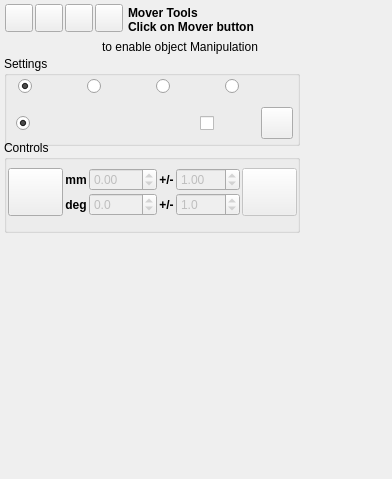
<?xml version="1.0" encoding="UTF-8"?>
<ui version="4.0">
 <class>DockWidget</class>
 <widget class="QDockWidget" name="DockWidget">
  <property name="geometry">
   <rect>
    <x>0</x>
    <y>0</y>
    <width>392</width>
    <height>479</height>
   </rect>
  </property>
  <property name="windowIcon">
   <iconset>
    <normaloff>Move_purple.png</normaloff>Move_purple.png</iconset>
  </property>
  <property name="toolTip">
   <string notr="true">Mover Tools</string>
  </property>
  <property name="layoutDirection">
   <enum>Qt::LeftToRight</enum>
  </property>
  <property name="features">
   <set>QDockWidget::DockWidgetFloatable|QDockWidget::DockWidgetMovable</set>
  </property>
  <property name="allowedAreas">
   <set>Qt::LeftDockWidgetArea|Qt::RightDockWidgetArea</set>
  </property>
  <property name="windowTitle">
   <string notr="true" extracomment="kicad StepUp 3D tools">Mover Tools</string>
  </property>
  <widget class="QWidget" name="dockWidgetContents">
   <widget class="QWidget" name="horizontalLayoutWidget">
    <property name="geometry">
     <rect>
      <x>5</x>
      <y>0</y>
      <width>120</width>
      <height>36</height>
     </rect>
    </property>
    <layout class="QHBoxLayout" name="horizontalLayout">
     <property name="spacing">
      <number>2</number>
     </property>
     <item>
      <widget class="QPushButton" name="dock_float">
       <property name="maximumSize">
        <size>
         <width>28</width>
         <height>28</height>
        </size>
       </property>
       <property name="toolTip">
        <string notr="true">un-dock (floating)</string>
       </property>
       <property name="text">
        <string notr="true"/>
       </property>
       <property name="icon">
        <iconset>
         <normaloff>un_dock.png</normaloff>un_dock.png</iconset>
       </property>
       <property name="iconSize">
        <size>
         <width>16</width>
         <height>16</height>
        </size>
       </property>
      </widget>
     </item>
     <item>
      <widget class="QPushButton" name="dock_minimize">
       <property name="maximumSize">
        <size>
         <width>28</width>
         <height>28</height>
        </size>
       </property>
       <property name="toolTip">
        <string notr="true">minimize</string>
       </property>
       <property name="text">
        <string notr="true"/>
       </property>
       <property name="icon">
        <iconset>
         <normaloff>minimize.png</normaloff>minimize.png</iconset>
       </property>
       <property name="iconSize">
        <size>
         <width>24</width>
         <height>24</height>
        </size>
       </property>
      </widget>
     </item>
     <item>
      <widget class="QPushButton" name="Help_Mover">
       <property name="minimumSize">
        <size>
         <width>28</width>
         <height>28</height>
        </size>
       </property>
       <property name="maximumSize">
        <size>
         <width>28</width>
         <height>28</height>
        </size>
       </property>
       <property name="toolTip">
        <string notr="true">Help on Mover Manipulator</string>
       </property>
       <property name="text">
        <string notr="true"/>
       </property>
       <property name="icon">
        <iconset>
         <normaloff>help.png</normaloff>help.png</iconset>
       </property>
       <property name="iconSize">
        <size>
         <width>24</width>
         <height>24</height>
        </size>
       </property>
       <property name="checkable">
        <bool>false</bool>
       </property>
       <property name="checked">
        <bool>false</bool>
       </property>
      </widget>
     </item>
     <item>
      <widget class="QPushButton" name="close">
       <property name="maximumSize">
        <size>
         <width>28</width>
         <height>28</height>
        </size>
       </property>
       <property name="toolTip">
        <string notr="true">close</string>
       </property>
       <property name="text">
        <string notr="true"/>
       </property>
       <property name="icon">
        <iconset>
         <normaloff>closeW.png</normaloff>closeW.png</iconset>
       </property>
       <property name="iconSize">
        <size>
         <width>24</width>
         <height>24</height>
        </size>
       </property>
      </widget>
     </item>
    </layout>
   </widget>
   <widget class="QLabel" name="Label">
    <property name="geometry">
     <rect>
      <x>128</x>
      <y>2</y>
      <width>171</width>
      <height>37</height>
     </rect>
    </property>
    <property name="toolTip">
     <string notr="true">Mover Tools
Click on Mover button
to enable object Manipulation</string>
    </property>
    <property name="text">
     <string notr="true">&lt;b&gt;Mover Tools&lt;/b&gt;&lt;br/&gt;&lt;b&gt;Click on Mover button&lt;/b&gt;</string>
    </property>
   </widget>
   <widget class="QGroupBox" name="ReferenceGroup">
    <property name="geometry">
     <rect>
      <x>4</x>
      <y>56</y>
      <width>296</width>
      <height>90</height>
     </rect>
    </property>
    <property name="toolTip">
     <string notr="true">Settings</string>
    </property>
    <property name="title">
     <string notr="true">Settings</string>
    </property>
    <widget class="QWidget" name="gridLayoutWidget_7">
     <property name="geometry">
      <rect>
       <x>14</x>
       <y>12</y>
       <width>274</width>
       <height>36</height>
      </rect>
     </property>
     <layout class="QGridLayout" name="gridLayout_9">
      <property name="spacing">
       <number>2</number>
      </property>
      <item row="0" column="3">
       <widget class="QRadioButton" name="rbZ">
        <property name="minimumSize">
         <size>
          <width>64</width>
          <height>32</height>
         </size>
        </property>
        <property name="toolTip">
         <string notr="true">move/rotate on Z Axis</string>
        </property>
        <property name="text">
         <string notr="true"/>
        </property>
        <property name="icon">
         <iconset>
          <normaloff>Z-axis.png</normaloff>Z-axis.png</iconset>
        </property>
        <property name="iconSize">
         <size>
          <width>26</width>
          <height>26</height>
         </size>
        </property>
       </widget>
      </item>
      <item row="0" column="2">
       <widget class="QRadioButton" name="rbY">
        <property name="minimumSize">
         <size>
          <width>64</width>
          <height>32</height>
         </size>
        </property>
        <property name="toolTip">
         <string notr="true">move/rotate on Y Axis</string>
        </property>
        <property name="text">
         <string notr="true"/>
        </property>
        <property name="icon">
         <iconset>
          <normaloff>Y-axis.png</normaloff>Y-axis.png</iconset>
        </property>
        <property name="iconSize">
         <size>
          <width>26</width>
          <height>26</height>
         </size>
        </property>
       </widget>
      </item>
      <item row="0" column="1">
       <widget class="QRadioButton" name="rbX">
        <property name="minimumSize">
         <size>
          <width>64</width>
          <height>32</height>
         </size>
        </property>
        <property name="toolTip">
         <string notr="true">move/rotate on X Axis</string>
        </property>
        <property name="text">
         <string notr="true"/>
        </property>
        <property name="icon">
         <iconset>
          <normaloff>X-axis.png</normaloff>X-axis.png</iconset>
        </property>
        <property name="iconSize">
         <size>
          <width>26</width>
          <height>26</height>
         </size>
        </property>
        <property name="checked">
         <bool>false</bool>
        </property>
       </widget>
      </item>
      <item row="0" column="0">
       <widget class="QRadioButton" name="rbAxis">
        <property name="minimumSize">
         <size>
          <width>64</width>
          <height>32</height>
         </size>
        </property>
        <property name="toolTip">
         <string notr="true">move/rotate on Selected Axis</string>
        </property>
        <property name="text">
         <string notr="true"/>
        </property>
        <property name="icon">
         <iconset>
          <normaloff>Rotate-Axis.png</normaloff>Rotate-Axis.png</iconset>
        </property>
        <property name="iconSize">
         <size>
          <width>26</width>
          <height>26</height>
         </size>
        </property>
        <property name="checked">
         <bool>true</bool>
        </property>
       </widget>
      </item>
     </layout>
    </widget>
    <widget class="QWidget" name="gridLayoutWidget_12">
     <property name="geometry">
      <rect>
       <x>12</x>
       <y>48</y>
       <width>132</width>
       <height>38</height>
      </rect>
     </property>
     <layout class="QGridLayout" name="gridLayout_14">
      <property name="spacing">
       <number>2</number>
      </property>
      <item row="0" column="0">
       <widget class="QRadioButton" name="rbOneObj">
        <property name="minimumSize">
         <size>
          <width>64</width>
          <height>32</height>
         </size>
        </property>
        <property name="toolTip">
         <string notr="true">Single Object
select Face or Edge to Move/Rotate object</string>
        </property>
        <property name="text">
         <string notr="true"/>
        </property>
        <property name="icon">
         <iconset>
          <normaloff>one_obj.png</normaloff>one_obj.png</iconset>
        </property>
        <property name="iconSize">
         <size>
          <width>26</width>
          <height>26</height>
         </size>
        </property>
        <property name="checked">
         <bool>true</bool>
        </property>
       </widget>
      </item>
     </layout>
    </widget>
    <widget class="QWidget" name="gridLayoutWidget_13">
     <property name="geometry">
      <rect>
       <x>196</x>
       <y>48</y>
       <width>93</width>
       <height>38</height>
      </rect>
     </property>
     <layout class="QGridLayout" name="gridLayout_15">
      <property name="spacing">
       <number>2</number>
      </property>
      <item row="0" column="0">
       <widget class="QCheckBox" name="cbHierarchy">
        <property name="minimumSize">
         <size>
          <width>47</width>
          <height>32</height>
         </size>
        </property>
        <property name="maximumSize">
         <size>
          <width>64</width>
          <height>128</height>
         </size>
        </property>
        <property name="toolTip">
         <string notr="true">Move/Rotate App::Part and Body
hierarchy</string>
        </property>
        <property name="text">
         <string notr="true"/>
        </property>
        <property name="icon">
         <iconset>
          <normaloff>hierarchy.png</normaloff>hierarchy.png</iconset>
        </property>
        <property name="iconSize">
         <size>
          <width>26</width>
          <height>26</height>
         </size>
        </property>
        <property name="checked">
         <bool>false</bool>
        </property>
       </widget>
      </item>
      <item row="0" column="1">
       <widget class="QPushButton" name="ViewAlign">
        <property name="enabled">
         <bool>true</bool>
        </property>
        <property name="minimumSize">
         <size>
          <width>32</width>
          <height>32</height>
         </size>
        </property>
        <property name="maximumSize">
         <size>
          <width>32</width>
          <height>32</height>
         </size>
        </property>
        <property name="toolTip">
         <string notr="true">Align View to the selected Face</string>
        </property>
        <property name="text">
         <string notr="true"/>
        </property>
        <property name="icon">
         <iconset>
          <normaloff>face_view.png</normaloff>face_view.png</iconset>
        </property>
        <property name="iconSize">
         <size>
          <width>24</width>
          <height>24</height>
         </size>
        </property>
        <property name="checkable">
         <bool>false</bool>
        </property>
        <property name="checked">
         <bool>false</bool>
        </property>
       </widget>
      </item>
     </layout>
    </widget>
   </widget>
   <widget class="QGroupBox" name="Controls_Group">
    <property name="geometry">
     <rect>
      <x>4</x>
      <y>140</y>
      <width>296</width>
      <height>93</height>
     </rect>
    </property>
    <property name="toolTip">
     <string notr="true">Controls</string>
    </property>
    <property name="title">
     <string notr="true">Controls</string>
    </property>
    <widget class="QWidget" name="gridLayoutWidget_6">
     <property name="geometry">
      <rect>
       <x>4</x>
       <y>16</y>
       <width>289</width>
       <height>73</height>
      </rect>
     </property>
     <layout class="QGridLayout" name="gridLayout_8">
      <property name="sizeConstraint">
       <enum>QLayout::SetDefaultConstraint</enum>
      </property>
      <property name="spacing">
       <number>2</number>
      </property>
      <item row="0" column="0">
       <widget class="QPushButton" name="Confirm_Move">
        <property name="minimumSize">
         <size>
          <width>48</width>
          <height>36</height>
         </size>
        </property>
        <property name="maximumSize">
         <size>
          <width>60</width>
          <height>48</height>
         </size>
        </property>
        <property name="toolTip">
         <string notr="true">Mover button
Click it to enable
Move/Rotation</string>
        </property>
        <property name="text">
         <string notr="true"/>
        </property>
        <property name="icon">
         <iconset>
          <normaloff>Move_purple.png</normaloff>Move_purple.png</iconset>
        </property>
        <property name="iconSize">
         <size>
          <width>28</width>
          <height>28</height>
         </size>
        </property>
        <property name="checkable">
         <bool>true</bool>
        </property>
        <property name="checked">
         <bool>false</bool>
        </property>
       </widget>
      </item>
      <item row="0" column="1">
       <layout class="QGridLayout" name="gridLayout_10">
        <property name="spacing">
         <number>2</number>
        </property>
        <item row="0" column="1">
         <widget class="QDoubleSpinBox" name="DS_MoveInput">
          <property name="enabled">
           <bool>false</bool>
          </property>
          <property name="minimumSize">
           <size>
            <width>64</width>
            <height>0</height>
           </size>
          </property>
          <property name="maximumSize">
           <size>
            <width>16777215</width>
            <height>16777215</height>
           </size>
          </property>
          <property name="toolTip">
           <string notr="true">translate (+/- mm)</string>
          </property>
          <property name="decimals">
           <number>2</number>
          </property>
          <property name="minimum">
           <double>-999.000000000000000</double>
          </property>
          <property name="maximum">
           <double>999.000000000000000</double>
          </property>
         </widget>
        </item>
        <item row="1" column="0">
         <widget class="QLabel" name="label_2">
          <property name="font">
           <font>
            <weight>75</weight>
            <bold>true</bold>
           </font>
          </property>
          <property name="toolTip">
           <string notr="true"/>
          </property>
          <property name="text">
           <string notr="true">deg</string>
          </property>
          <property name="alignment">
           <set>Qt::AlignCenter</set>
          </property>
         </widget>
        </item>
        <item row="0" column="0">
         <widget class="QLabel" name="label">
          <property name="font">
           <font>
            <weight>75</weight>
            <bold>true</bold>
           </font>
          </property>
          <property name="toolTip">
           <string notr="true"/>
          </property>
          <property name="text">
           <string notr="true">mm</string>
          </property>
          <property name="alignment">
           <set>Qt::AlignCenter</set>
          </property>
         </widget>
        </item>
        <item row="1" column="1">
         <widget class="QDoubleSpinBox" name="DS_RotateInput">
          <property name="enabled">
           <bool>false</bool>
          </property>
          <property name="minimumSize">
           <size>
            <width>48</width>
            <height>0</height>
           </size>
          </property>
          <property name="toolTip">
           <string notr="true">rotate (+/- deg)</string>
          </property>
          <property name="decimals">
           <number>1</number>
          </property>
          <property name="minimum">
           <double>-180.000000000000000</double>
          </property>
          <property name="maximum">
           <double>180.000000000000000</double>
          </property>
         </widget>
        </item>
       </layout>
      </item>
      <item row="0" column="3">
       <widget class="QPushButton" name="Undo_Move">
        <property name="enabled">
         <bool>false</bool>
        </property>
        <property name="minimumSize">
         <size>
          <width>48</width>
          <height>36</height>
         </size>
        </property>
        <property name="maximumSize">
         <size>
          <width>60</width>
          <height>48</height>
         </size>
        </property>
        <property name="toolTip">
         <string notr="true">Undo last action</string>
        </property>
        <property name="text">
         <string notr="true"/>
        </property>
        <property name="icon">
         <iconset>
          <normaloff>Undo.png</normaloff>Undo.png</iconset>
        </property>
        <property name="iconSize">
         <size>
          <width>24</width>
          <height>24</height>
         </size>
        </property>
        <property name="checkable">
         <bool>false</bool>
        </property>
        <property name="checked">
         <bool>false</bool>
        </property>
       </widget>
      </item>
      <item row="0" column="2">
       <layout class="QGridLayout" name="gridLayout_11">
        <property name="spacing">
         <number>2</number>
        </property>
        <item row="0" column="1">
         <widget class="QDoubleSpinBox" name="DS_MoveInput_Delta">
          <property name="enabled">
           <bool>false</bool>
          </property>
          <property name="minimumSize">
           <size>
            <width>64</width>
            <height>0</height>
           </size>
          </property>
          <property name="maximumSize">
           <size>
            <width>16777215</width>
            <height>16777215</height>
           </size>
          </property>
          <property name="toolTip">
           <string notr="true">translation
increment</string>
          </property>
          <property name="decimals">
           <number>2</number>
          </property>
          <property name="minimum">
           <double>0.010000000000000</double>
          </property>
          <property name="maximum">
           <double>500.000000000000000</double>
          </property>
          <property name="value">
           <double>1.000000000000000</double>
          </property>
         </widget>
        </item>
        <item row="1" column="0">
         <widget class="QLabel" name="label_3">
          <property name="font">
           <font>
            <weight>75</weight>
            <bold>true</bold>
           </font>
          </property>
          <property name="toolTip">
           <string notr="true">rotation
increment</string>
          </property>
          <property name="text">
           <string notr="true">+/-</string>
          </property>
          <property name="alignment">
           <set>Qt::AlignCenter</set>
          </property>
         </widget>
        </item>
        <item row="0" column="0">
         <widget class="QLabel" name="label_4">
          <property name="font">
           <font>
            <weight>75</weight>
            <bold>true</bold>
           </font>
          </property>
          <property name="toolTip">
           <string notr="true">translation
increment</string>
          </property>
          <property name="statusTip">
           <string notr="true"/>
          </property>
          <property name="whatsThis">
           <string notr="true"/>
          </property>
          <property name="text">
           <string notr="true">+/-</string>
          </property>
          <property name="alignment">
           <set>Qt::AlignCenter</set>
          </property>
         </widget>
        </item>
        <item row="1" column="1">
         <widget class="QDoubleSpinBox" name="DS_RotateInput_Delta">
          <property name="enabled">
           <bool>false</bool>
          </property>
          <property name="minimumSize">
           <size>
            <width>48</width>
            <height>0</height>
           </size>
          </property>
          <property name="toolTip">
           <string notr="true">rotation
increment</string>
          </property>
          <property name="decimals">
           <number>1</number>
          </property>
          <property name="minimum">
           <double>0.100000000000000</double>
          </property>
          <property name="maximum">
           <double>180.000000000000000</double>
          </property>
          <property name="value">
           <double>1.000000000000000</double>
          </property>
         </widget>
        </item>
       </layout>
      </item>
     </layout>
    </widget>
   </widget>
   <widget class="QLabel" name="Label_2">
    <property name="geometry">
     <rect>
      <x>102</x>
      <y>30</y>
      <width>186</width>
      <height>33</height>
     </rect>
    </property>
    <property name="toolTip">
     <string notr="true">Mover Tools
Click on Mover button
to enable object Manipulation</string>
    </property>
    <property name="text">
     <string notr="true">to enable object Manipulation</string>
    </property>
   </widget>
  </widget>
 </widget>
 <tabstops>
  <tabstop>dock_float</tabstop>
  <tabstop>dock_minimize</tabstop>
  <tabstop>close</tabstop>
  <tabstop>Confirm_Move</tabstop>
 </tabstops>
 <resources/>
 <connections/>
</ui>
